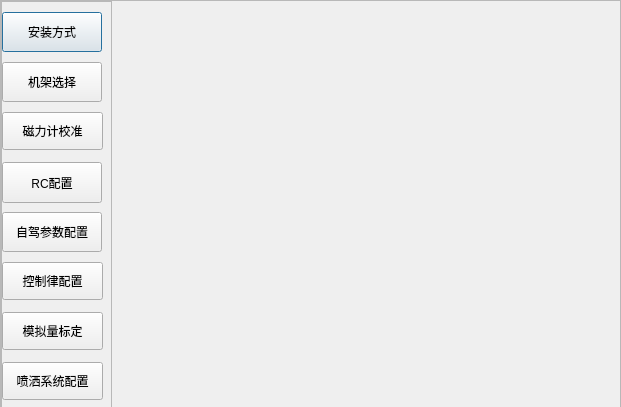
<?xml version="1.0" encoding="UTF-8"?>
<ui version="4.0">
 <class>multiCenterDialog</class>
 <widget class="QDialog" name="multiCenterDialog">
  <property name="geometry">
   <rect>
    <x>0</x>
    <y>0</y>
    <width>621</width>
    <height>407</height>
   </rect>
  </property>
  <property name="windowTitle">
   <string>Dialog</string>
  </property>
  <widget class="QScrollArea" name="scrollArea">
   <property name="geometry">
    <rect>
     <x>0</x>
     <y>0</y>
     <width>621</width>
     <height>411</height>
    </rect>
   </property>
   <property name="widgetResizable">
    <bool>true</bool>
   </property>
   <widget class="QWidget" name="scrollAreaWidgetContents">
    <property name="geometry">
     <rect>
      <x>0</x>
      <y>0</y>
      <width>619</width>
      <height>409</height>
     </rect>
    </property>
    <widget class="QScrollArea" name="scrollArea_2">
     <property name="geometry">
      <rect>
       <x>0</x>
       <y>0</y>
       <width>111</width>
       <height>411</height>
      </rect>
     </property>
     <property name="styleSheet">
      <string notr="true"/>
     </property>
     <property name="widgetResizable">
      <bool>true</bool>
     </property>
     <widget class="QWidget" name="scrollAreaWidgetContents_2">
      <property name="geometry">
       <rect>
        <x>0</x>
        <y>0</y>
        <width>109</width>
        <height>409</height>
       </rect>
      </property>
      <widget class="QPushButton" name="pushButton_Install">
       <property name="geometry">
        <rect>
         <x>0</x>
         <y>10</y>
         <width>100</width>
         <height>40</height>
        </rect>
       </property>
       <property name="styleSheet">
        <string notr="true"/>
       </property>
       <property name="text">
        <string>安装方式</string>
       </property>
       <property name="icon">
        <iconset resource="../qfi.qrc">
         <normaloff>:/qfi/images/set.png</normaloff>:/qfi/images/set.png</iconset>
       </property>
      </widget>
      <widget class="QPushButton" name="pushButton_Frame">
       <property name="geometry">
        <rect>
         <x>0</x>
         <y>60</y>
         <width>100</width>
         <height>40</height>
        </rect>
       </property>
       <property name="text">
        <string>机架选择</string>
       </property>
       <property name="icon">
        <iconset resource="../qfi.qrc">
         <normaloff>:/images/X型四旋翼.PNG</normaloff>:/images/X型四旋翼.PNG</iconset>
       </property>
       <property name="iconSize">
        <size>
         <width>32</width>
         <height>16</height>
        </size>
       </property>
      </widget>
      <widget class="QPushButton" name="pushButton_RCCfg">
       <property name="geometry">
        <rect>
         <x>0</x>
         <y>160</y>
         <width>100</width>
         <height>41</height>
        </rect>
       </property>
       <property name="text">
        <string>RC配置</string>
       </property>
       <property name="icon">
        <iconset resource="../qfi.qrc">
         <normaloff>:/qfi/images/remote1.png</normaloff>:/qfi/images/remote1.png</iconset>
       </property>
       <property name="iconSize">
        <size>
         <width>50</width>
         <height>30</height>
        </size>
       </property>
      </widget>
      <widget class="QPushButton" name="pushButton_AutoCfg">
       <property name="geometry">
        <rect>
         <x>0</x>
         <y>210</y>
         <width>100</width>
         <height>40</height>
        </rect>
       </property>
       <property name="text">
        <string>自驾参数配置</string>
       </property>
       <property name="icon">
        <iconset resource="../qfi.qrc">
         <normaloff>:/qfi/images/airplane.png</normaloff>:/qfi/images/airplane.png</iconset>
       </property>
      </widget>
      <widget class="QPushButton" name="pushButton_controlset">
       <property name="geometry">
        <rect>
         <x>0</x>
         <y>260</y>
         <width>101</width>
         <height>38</height>
        </rect>
       </property>
       <property name="maximumSize">
        <size>
         <width>210</width>
         <height>16777215</height>
        </size>
       </property>
       <property name="text">
        <string>控制律配置</string>
       </property>
       <property name="icon">
        <iconset resource="../qfi.qrc">
         <normaloff>:/qfi/images/ask.png</normaloff>:/qfi/images/ask.png</iconset>
       </property>
       <property name="iconSize">
        <size>
         <width>50</width>
         <height>30</height>
        </size>
       </property>
      </widget>
      <widget class="QPushButton" name="pushButton_analogset">
       <property name="geometry">
        <rect>
         <x>0</x>
         <y>310</y>
         <width>101</width>
         <height>38</height>
        </rect>
       </property>
       <property name="maximumSize">
        <size>
         <width>210</width>
         <height>16777215</height>
        </size>
       </property>
       <property name="text">
        <string>模拟量标定</string>
       </property>
       <property name="iconSize">
        <size>
         <width>50</width>
         <height>30</height>
        </size>
       </property>
      </widget>
      <widget class="QPushButton" name="pushButton_HMCSet">
       <property name="geometry">
        <rect>
         <x>0</x>
         <y>110</y>
         <width>101</width>
         <height>38</height>
        </rect>
       </property>
       <property name="maximumSize">
        <size>
         <width>210</width>
         <height>16777215</height>
        </size>
       </property>
       <property name="text">
        <string>磁力计校准</string>
       </property>
       <property name="iconSize">
        <size>
         <width>50</width>
         <height>30</height>
        </size>
       </property>
      </widget>
      <widget class="QPushButton" name="pushButton_slashset">
       <property name="geometry">
        <rect>
         <x>0</x>
         <y>360</y>
         <width>101</width>
         <height>38</height>
        </rect>
       </property>
       <property name="maximumSize">
        <size>
         <width>210</width>
         <height>16777215</height>
        </size>
       </property>
       <property name="text">
        <string>喷洒系统配置</string>
       </property>
       <property name="iconSize">
        <size>
         <width>50</width>
         <height>30</height>
        </size>
       </property>
      </widget>
     </widget>
    </widget>
    <widget class="QStackedWidget" name="stackedWidget">
     <property name="geometry">
      <rect>
       <x>120</x>
       <y>0</y>
       <width>501</width>
       <height>361</height>
      </rect>
     </property>
     <property name="currentIndex">
      <number>0</number>
     </property>
     <widget class="QWidget" name="page"/>
     <widget class="QWidget" name="page_2"/>
    </widget>
   </widget>
  </widget>
 </widget>
 <resources>
  <include location="../qfi.qrc"/>
 </resources>
 <connections/>
</ui>
